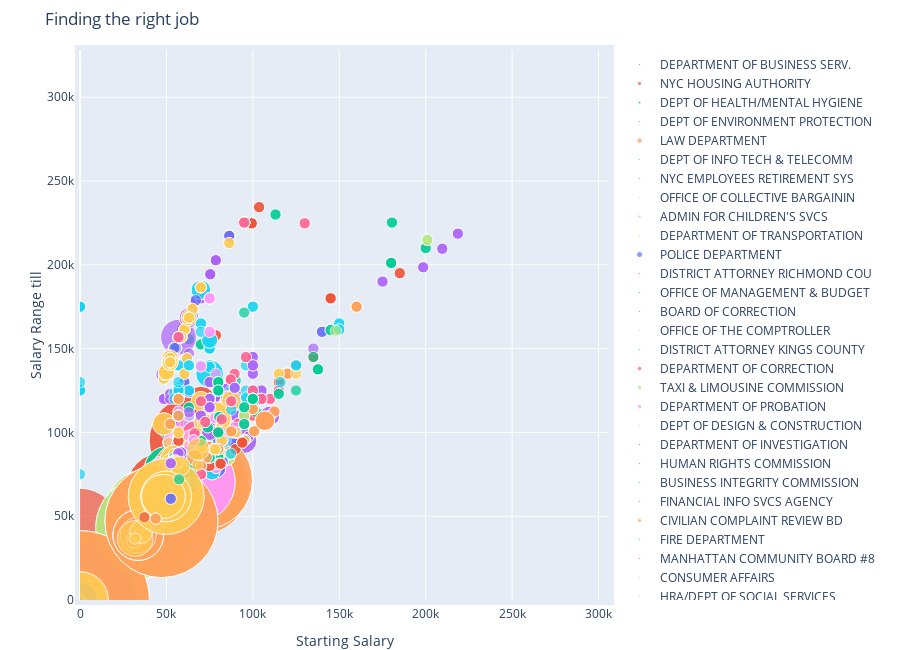

The cell this chart's notebook holds for it:
### Markdown cell above
<div align='center'><font size="6" color="#ff3fb5">Find the best job for you</font></div>

### Code cell
df['start'] = round(df['Salary Range From'])
df['start'] = df['start'].astype('int')

df['end'] = round(df['Salary Range To'])
df['end'] = df['end'].astype('int')


fig = bubbleplot(df, x_column='start', y_column='end', bubble_column='Agency', size_column='# Of Positions', x_title='Starting Salary', color_column='Agency', 
                 y_title='Salary Range till', title='Finding the right job', x_logscale=False, scale_bubble=3, height=650)

py.iplot(fig)
